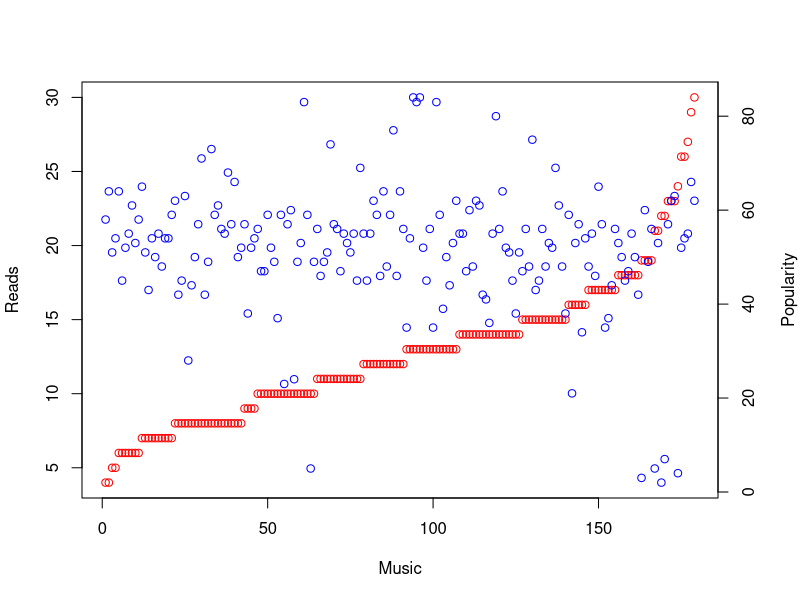
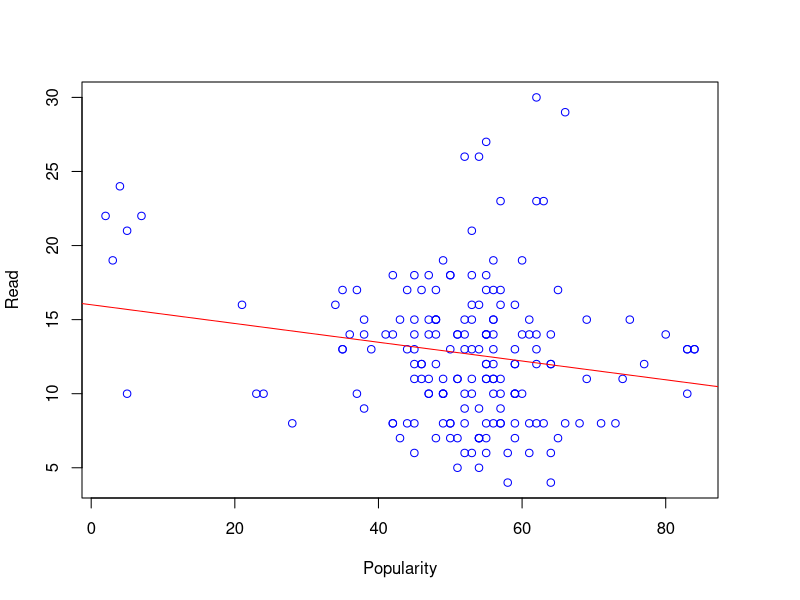
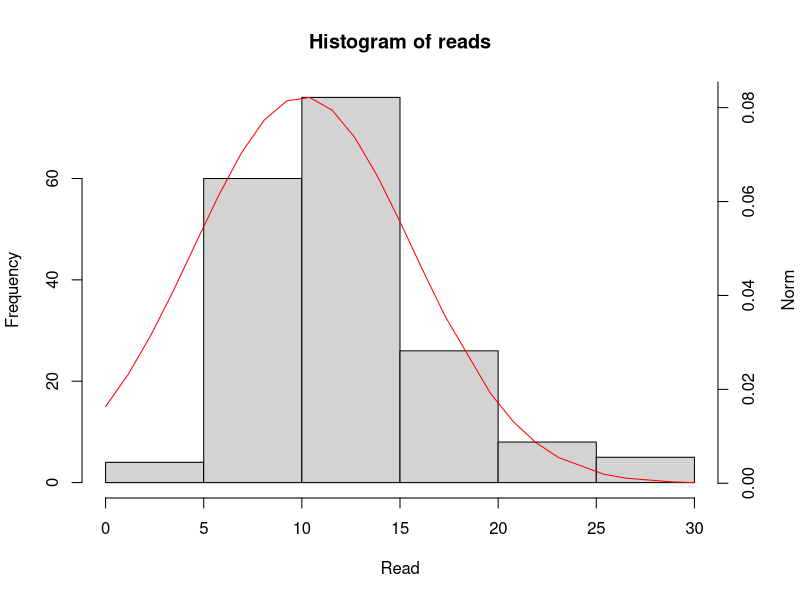
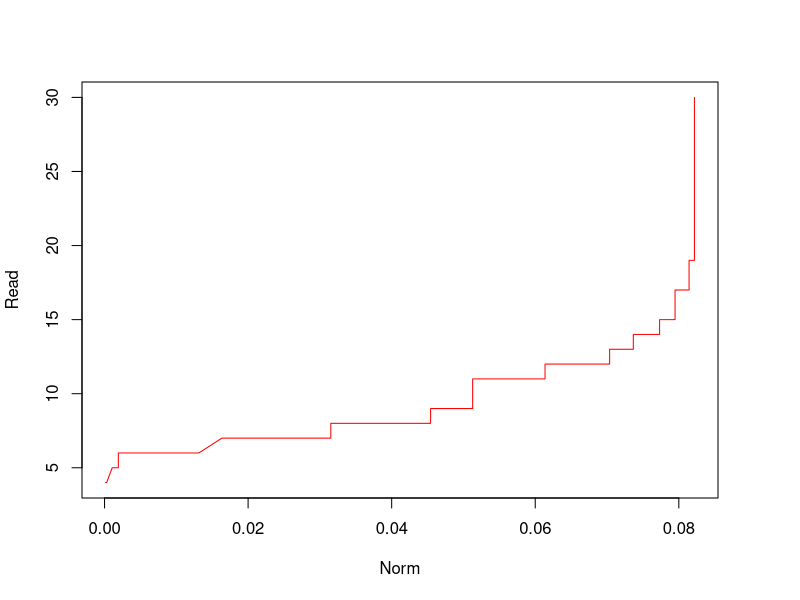

The R script that drew these images, in order:
# import package
library(readxl)

# Change working directory
setwd("C:/Users/simon/Project/python3/spotify-stats")

# Load data
print("Initializing")
result_excel <- read_excel("result/result_excel.xlsx") 
table <- result_excel
table <- table[order(table$Read), ] # Sort by reads
table <- table[table[, "Popularity"] > 0,] # filter music with no popularity
popularities <- table$Popularity
reads <- table$Read
x <- seq(1, length(reads)) # List from 1 to length of reads

# Generate first graphic 
print("Generate graphic")
par(mar = c(5,4,4,4) + 0.1)
plot(x, reads, col="red", xlab="Music", ylab="Reads")
par(new=TRUE) # Add a second plot to the same graph
plot(x, popularities, col="blue", axes = FALSE, xlab="", ylab="")
axis(side = 4, at = pretty(range(popularities)))      
mtext("Popularity", side = 4, line = 3)

# Do correlation test
print("Test corelation from pearson")
pearson_result <- cor.test(popularities, reads)
print(pearson_result)
print(pearson_result$estimate^2) # display R^2

print("Test corelation from spearman")
print(cor.test(popularities, reads, method="spearman"))

# Graph of the linear regression
print("Linear model")
plot(popularities, reads, xlab = "Popularity", ylab = "Read", col="blue")
linearModel <- lm(reads ~ popularities)
print(linearModel)
abline(linearModel, col="red")

# Check the normal's law
print("Normal's law")
print("Histogram")
hist(reads, xlab="Read")
mean_reads <- mean(reads) # The average
print(mean_reads)
sigma_reads <- sd(reads) # sigma
print(sigma_reads)
norm_reads <- dnorm(reads, mean=mean_reads, sd=sigma_reads) # build normal's function
par(new=TRUE)
plot(reads, norm_reads, type="l", col="red", axes = FALSE, xlab="", ylab="")
axis(side = 4, at = pretty(range(norm_reads)), ylab="test")      
mtext("Norm", side = 4, line=3)
par(mar = c(5,4,4,4) + 0.1)

# Shapiro-wilk's test
print("Shapiro-Wilk's test")
shapiro_result <- shapiro.test(reads)
print(shapiro_result)

# Show th QQ-plot
print("QQ-Plot")
qqplot(norm_reads, reads, col="red", type="l", xlab="Norm", ylab="Read")
